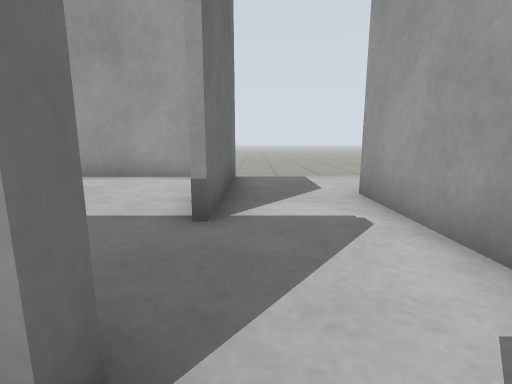
view 1 (above)

19 first-person views from a walk through a world built for the Gazebo simulator. The camera is 0.5 m above the floor, tilts 10° down and sees 85° across. The floor is counted in squares, 0.5 m on a side. Each view is taken from the middle of a square. On the plan, view 1 faces up. The plan holds only what a view shows up to about 11 squares ahead; the rest is blank. The place goes on beyond the plan.

view 2
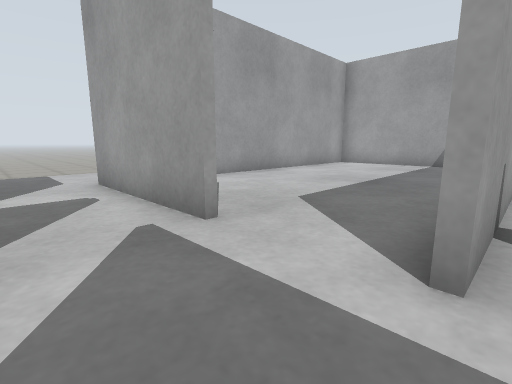

view 3
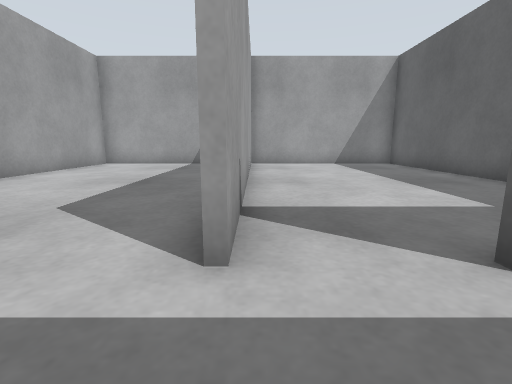

view 4
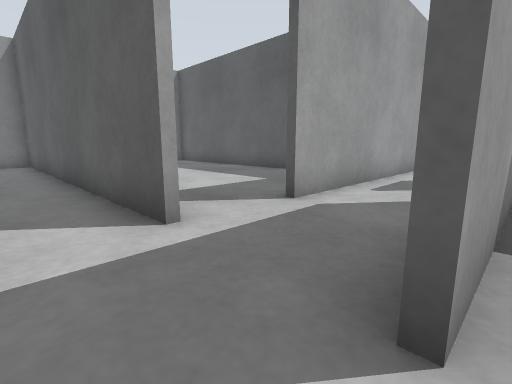

view 5
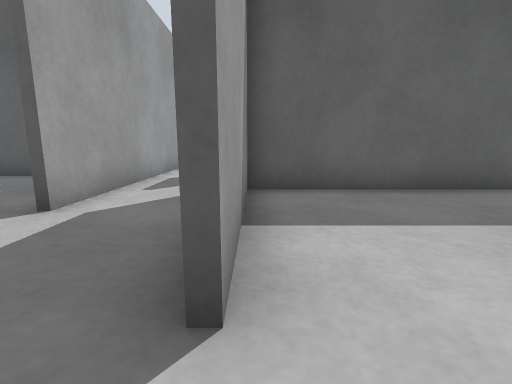

view 6
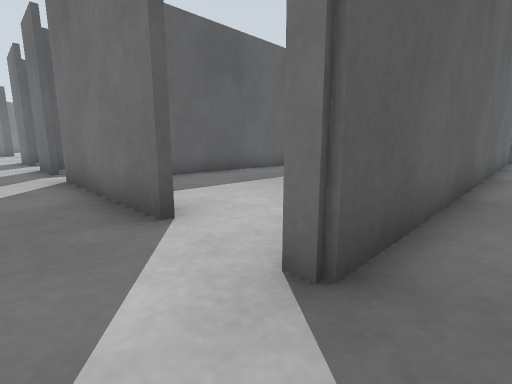

view 7
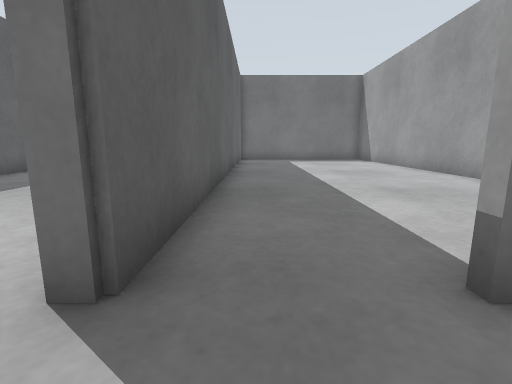

view 8
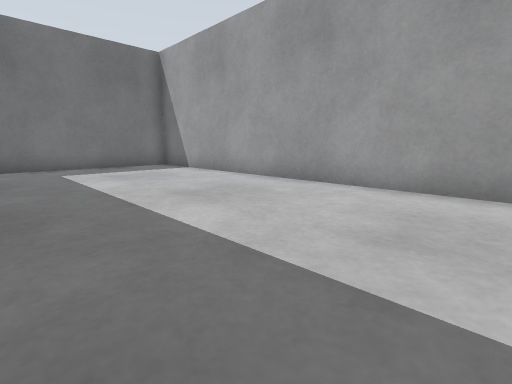

view 9
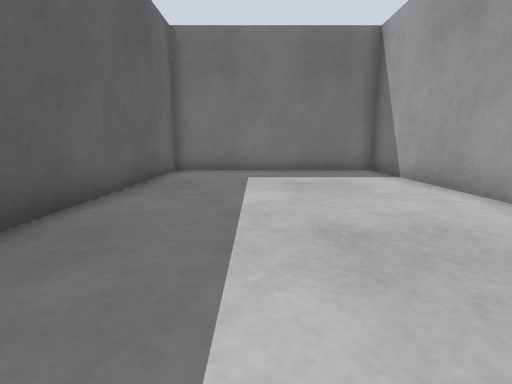

view 10
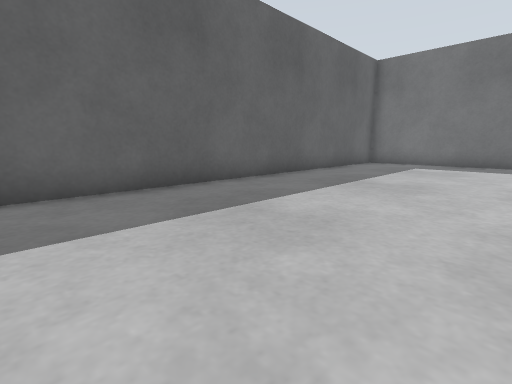

view 11
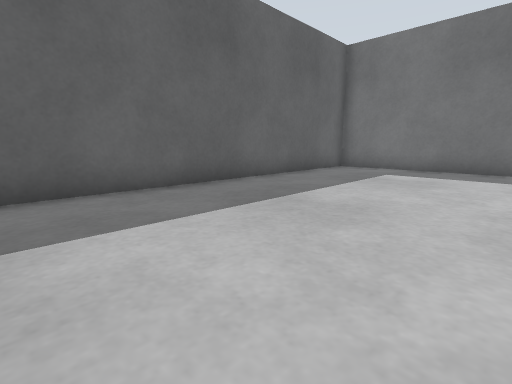

view 12
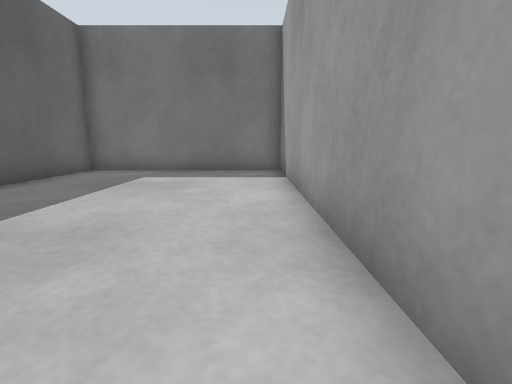

view 13
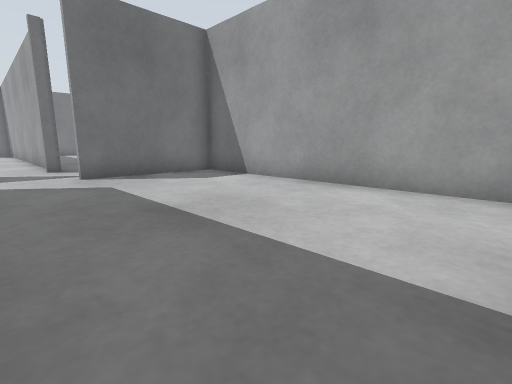

view 14
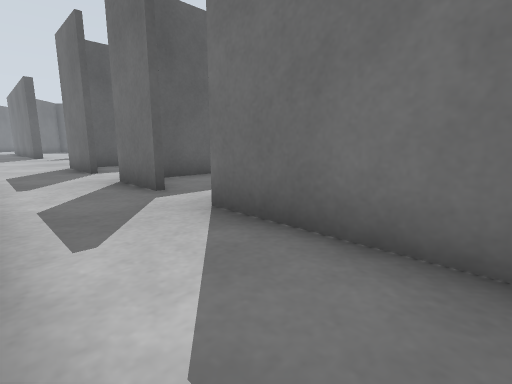

view 15
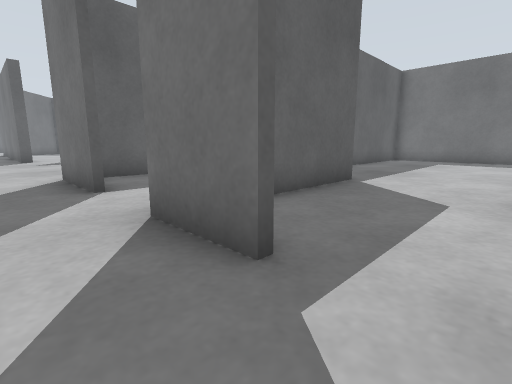

view 16
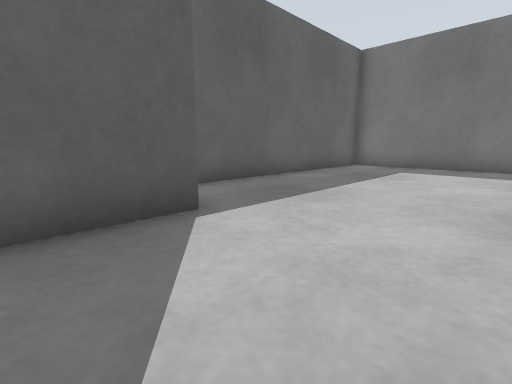

view 17
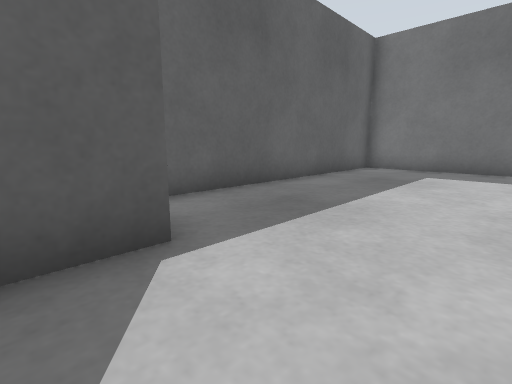

view 18
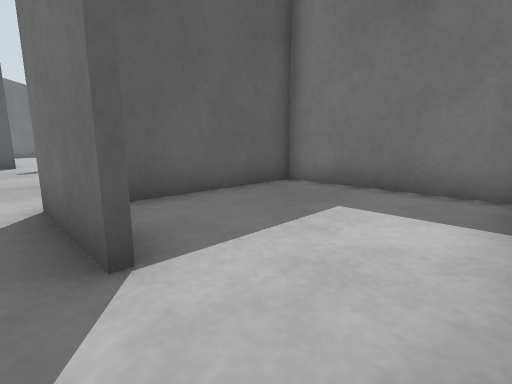

view 19
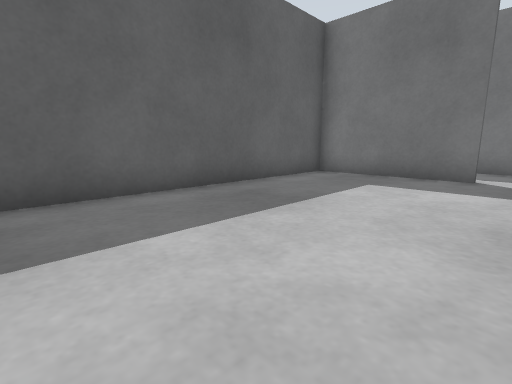

### Floor plan
Points are (right, up) in squares from view 1. A wall is a line through its corners. A room is listed if a view was taken in it or the views show most of it. See-through windows are left out.
Room 1 (views 1, 4, 5, 13)
walls: (2.1, -1.6) (11.5, -1.6); (-0.6, 1.1) (-0.6, 0.6); (11.5, 5.3) (2.2, 5.3) (2.2, 0.9)
ways out: opening at (1, -2) to room 2; opening at (0.5, 1) to room 3; opening at (-1, -0.5) to room 5
Room 2 (views 2, 3, 14, 19)
walls: (2.2, -4) (2.2, -8.5) (11.5, -8.5); (2, -6.4) (2, -4); (11.4, -1.8) (2.1, -1.8); (-0.6, -1.4) (-0.6, -6.8)
ways out: opening at (1, -2) to room 1; opening at (0.5, -5.5) to room 6
Room 3 (views 6, 7)
walls: (-1.6, 1.1) (-0.6, 1.1); (2, 0.9) (2, 3.6)
ways out: opening at (0.5, 1) to room 1; opening at (-1, 2.5) to room 4; opening at (0.5, 4.5)
Room 4 (views 8, 9)
walls: (-1.9, 8.2) (-16.3, 8.2) (-16.3, 1); (-16.2, 1.1) (-1.6, 1.1)
ways out: opening at (-1, 2.5) to room 3
Room 5 (views 10, 11, 12)
walls: (-6.8, 0.9) (-16.2, 0.9); (-2.2, 0.9) (-3.2, 0.9); (-16.3, 1) (-16.3, -6) (-0.8, -6) (-0.8, -1.4)
ways out: opening at (-1, -0.5) to room 1
Room 6 (views 15, 18)
walls: (2, -11.1) (2, -6.4); (-0.6, -13.1) (-0.6, -16.1); (-0.6, -8.5) (-0.6, -10.8)
ways out: opening at (0.5, -5.5) to room 2; opening at (-1, -7.5) to room 7; opening at (-1, -12.5) to room 8; opening at (0.5, -15.5)
Room 7 (views 16, 17)
walls: (-6.4, -10.6) (-1.1, -10.6); (-16.3, -7.5) (-16.3, -12.9) (-7.5, -12.9)
ways out: opening at (-1, -7.5) to room 6
Room 8 (no view inside)
walls: (-6.1, -11.1) (-6.1, -15.8) (-1.5, -15.8)
ways out: opening at (-1, -12.5) to room 6

Where each view was taken, in squares from view 1:
view 1: 0 up, 0 right, facing up
view 2: 2 down, 0 right, facing up-right
view 3: 2 down, 0 right, facing right
view 4: 0 up, 1 left, facing down-right
view 5: 0 up, 1 left, facing down
view 6: 2 up, 1 right, facing down-left
view 7: 2 up, 1 right, facing left
view 8: 2 up, 4 left, facing up-left
view 9: 4 up, 6 left, facing left
view 10: 0 up, 2 left, facing down-left
view 11: 0 up, 5 left, facing down-left
view 12: 0 up, 6 left, facing left
view 13: 1 down, 11 right, facing up-left
view 14: 3 down, 2 right, facing down-left
view 15: 7 down, 1 right, facing down-left
view 16: 7 down, 4 left, facing down-left
view 17: 8 down, 5 left, facing down-left
view 18: 11 down, 0 right, facing down-left
view 19: 3 down, 11 right, facing down-left
